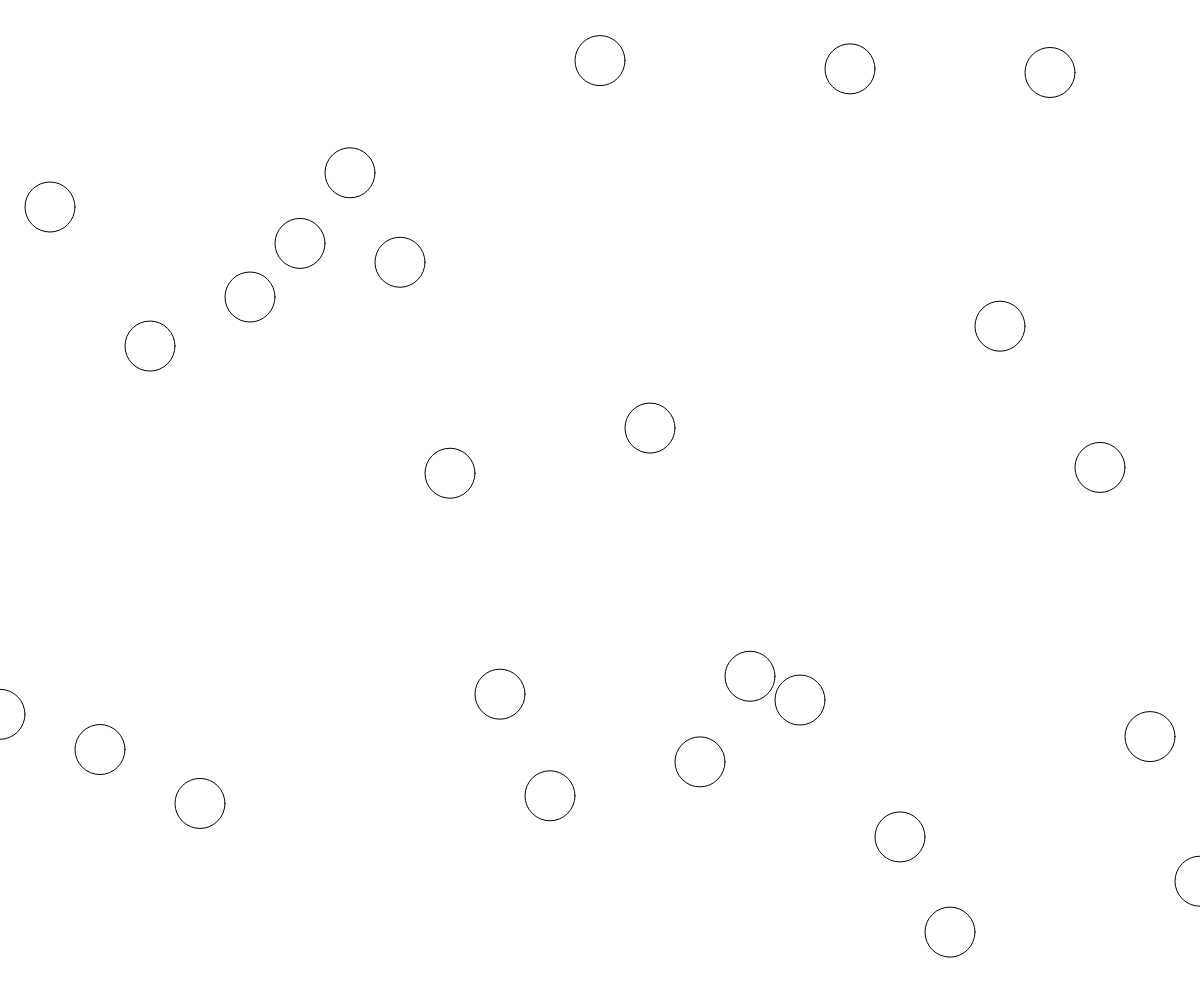
Frame 1 (no input)
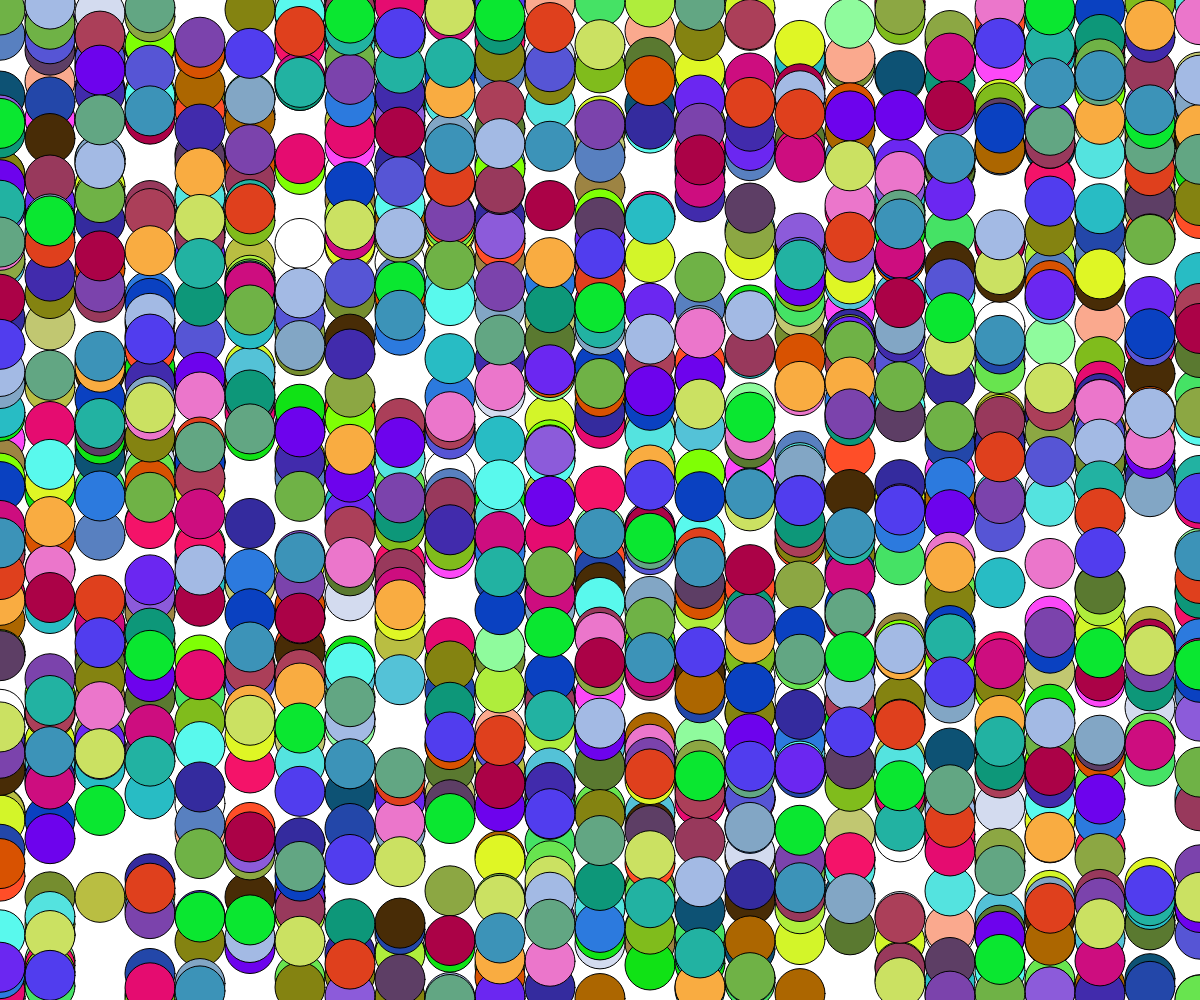
Frame 60 (no input)
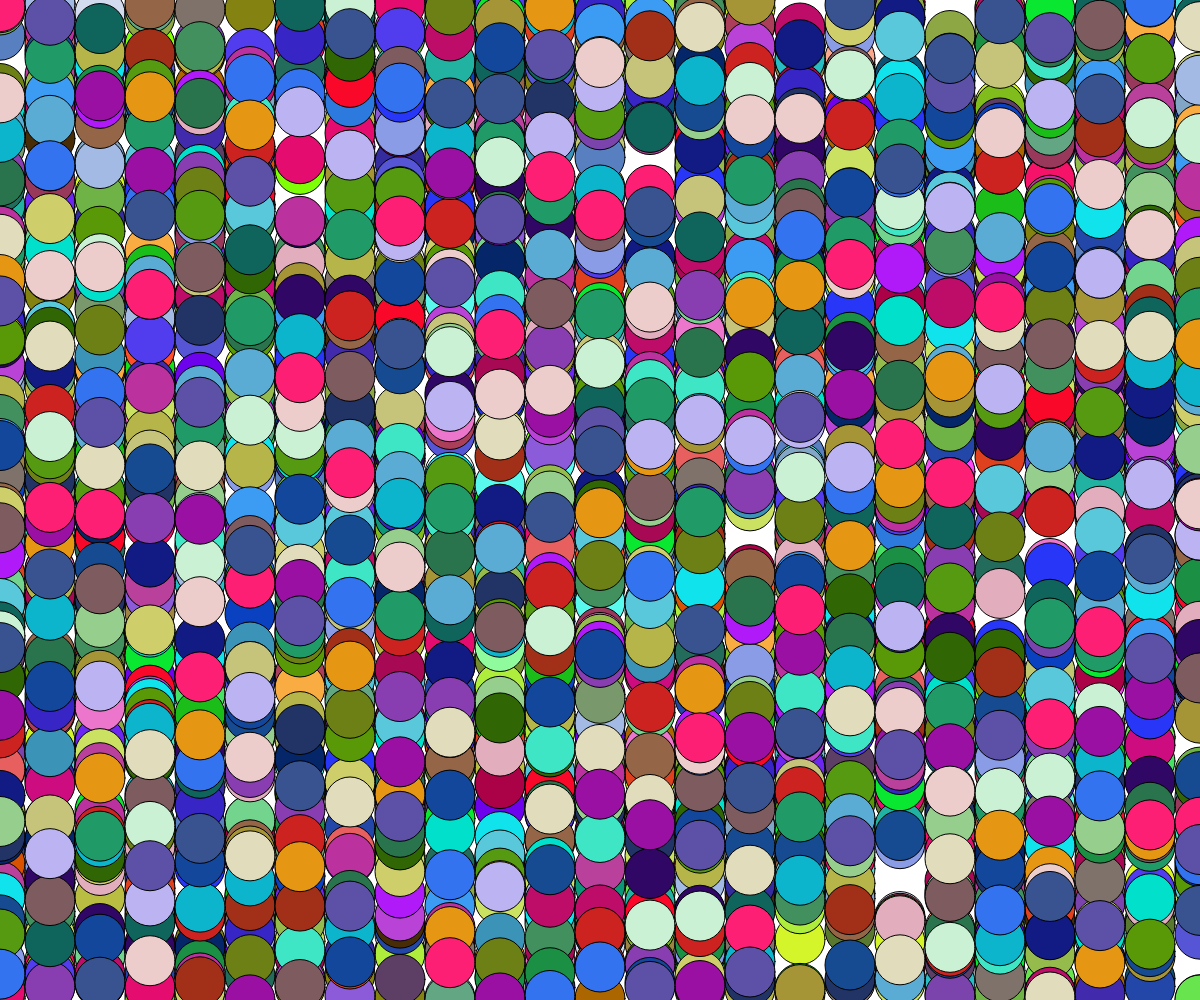
Frame 120 (the mouse pressed at the canvas centre since frame 60)

The p5.js sketch that drew these frames (run headless with seeded random() and noise() and a simulated clock; from frame 60 on, the mouse is pressed at the canvas centre):

// p5.js sketch
// ── sketch.js
//Coordinate variables
  let x = 0;
  let y = 100;
//Size variables
  let size = 50;

function setup(){
  createCanvas(windowWidth,windowHeight);
  background(255);
}

function draw(){
  var x = 0;
  //If x is less than the width x+50
  for (var x=0; x <= width; x = x + 50)

  //Create an ellipse with a random color
  ellipse(x,random(windowHeight), size, size);
  fill(random(0,255),random(0,255),random(0,255))
}
